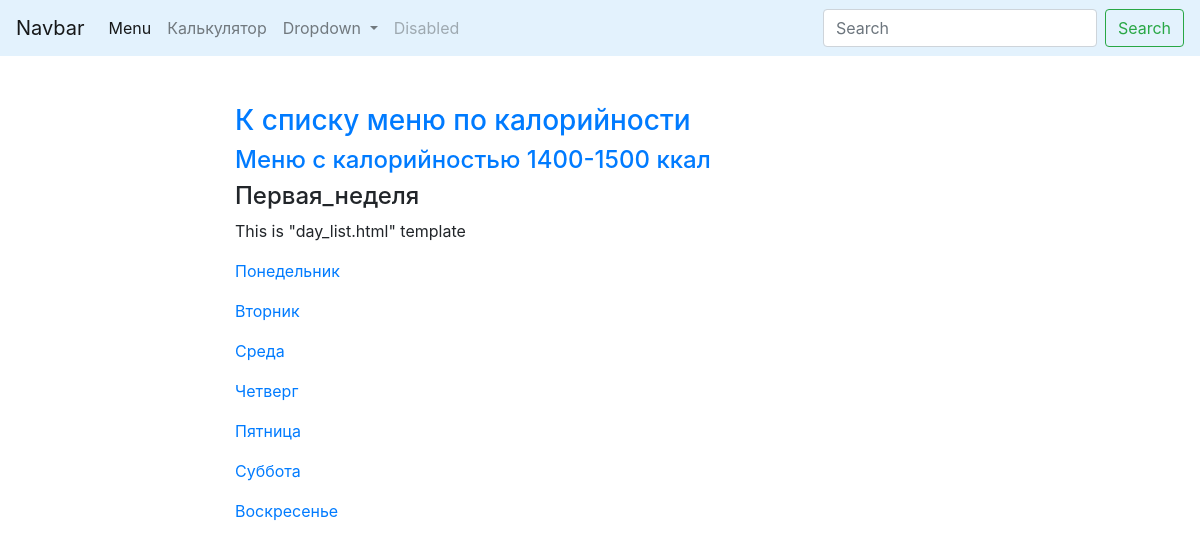
The app's page /menu/1/1 with its own data.
### menu/models.py (models this page shows, shortened)
class Menu(models.Model):
	menu_name = models.CharField(max_length=50)
	min_calories = models.IntegerField()
	max_calories = models.IntegerField()

class Week(models.Model):
	menu = models.ForeignKey('Menu', on_delete=models.SET_NULL, blank=True, null=True)
	week_number = models.SlugField(allow_unicode=True)

class Day(models.Model):
	week = models.ForeignKey('Week', on_delete=models.SET_NULL, blank=True, null=True)
	day_name = models.CharField(max_length=15)

### menu/views.py (the view)
# urls.py: path('menu/<int:menu_id>/<int:week_id>', get_day_list, name='day_list'),
def get_day_list(request, menu_id, week_id):
	days = Day.objects.filter(week__id=week_id)
	week = Week.objects.get(pk=week_id)
	menu = Menu.objects.get(pk=menu_id)
	context = {
		'days': days,
		'week': week,
		'menu': menu
	}
	return render(request, template_name='menu/day_list.html', context=context)

### menu/templates/menu/day_list.html
{% extends 'menu/base_list.html' %}
{% block content %}
	<h3><a href="{% url 'menu:menu_list' %}">К списку меню по калорийности</a></h3>
	<h4><a href="{% url 'menu:week_list' week.id %}">Меню с калорийностью
		{{menu.min_calories}}-{{menu.max_calories}} ккал</a></h4>
	<h4>{{ week.week_number }}</h4>
	<p>This is "day_list.html" template</p>
	{% for day in days %}
		<p><a href="{{ week.id }}/{{ day.id }}">{{ day.day_name }}</a></p>
	{% endfor %}
{% endblock %}

### records on screen
Menu: min_calories "1400", max_calories "1500"
Week: week_number "Первая_неделя"
Day: day_name "Понедельник"
Day: day_name "Вторник"
Day: day_name "Среда"
Day: day_name "Четверг"
Day: day_name "Пятница"
Day: day_name "Суббота"
Day: day_name "Воскресенье"
